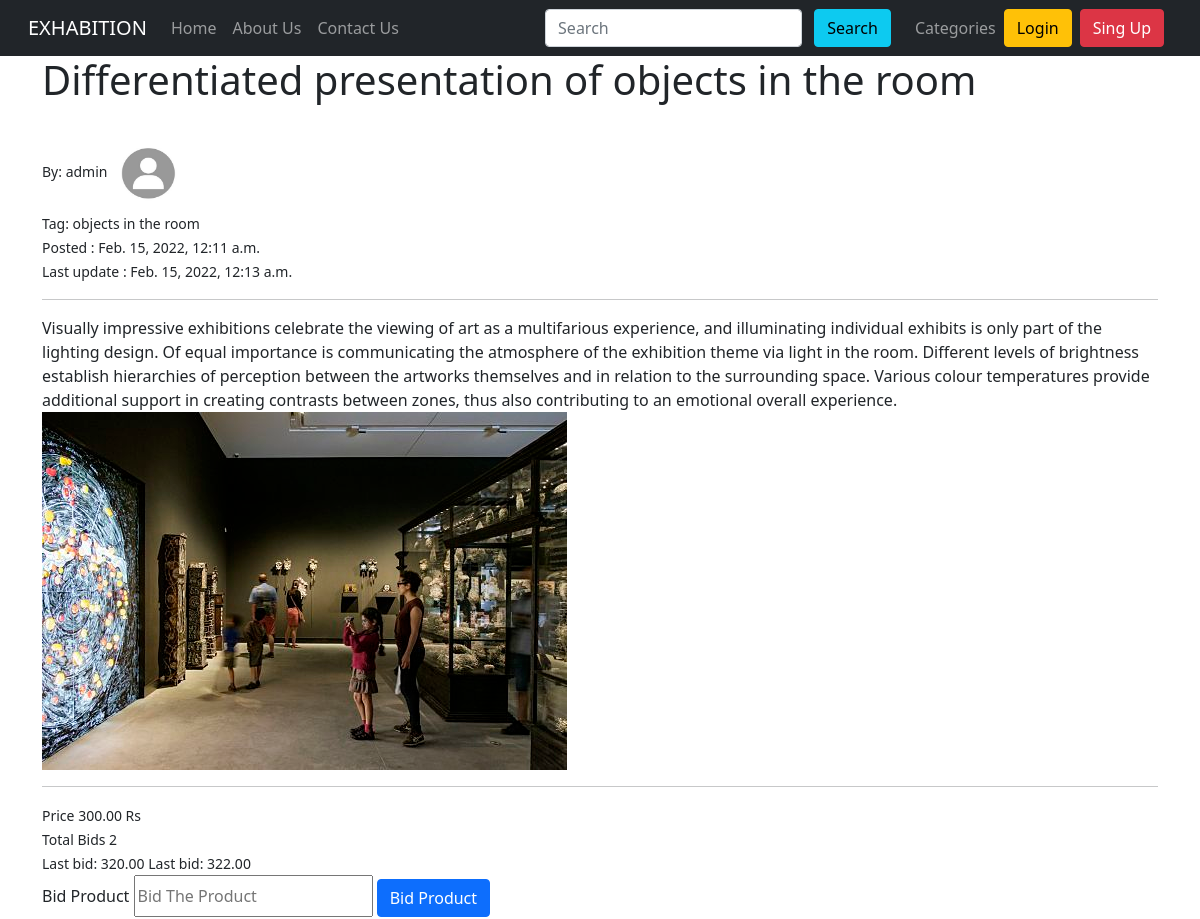
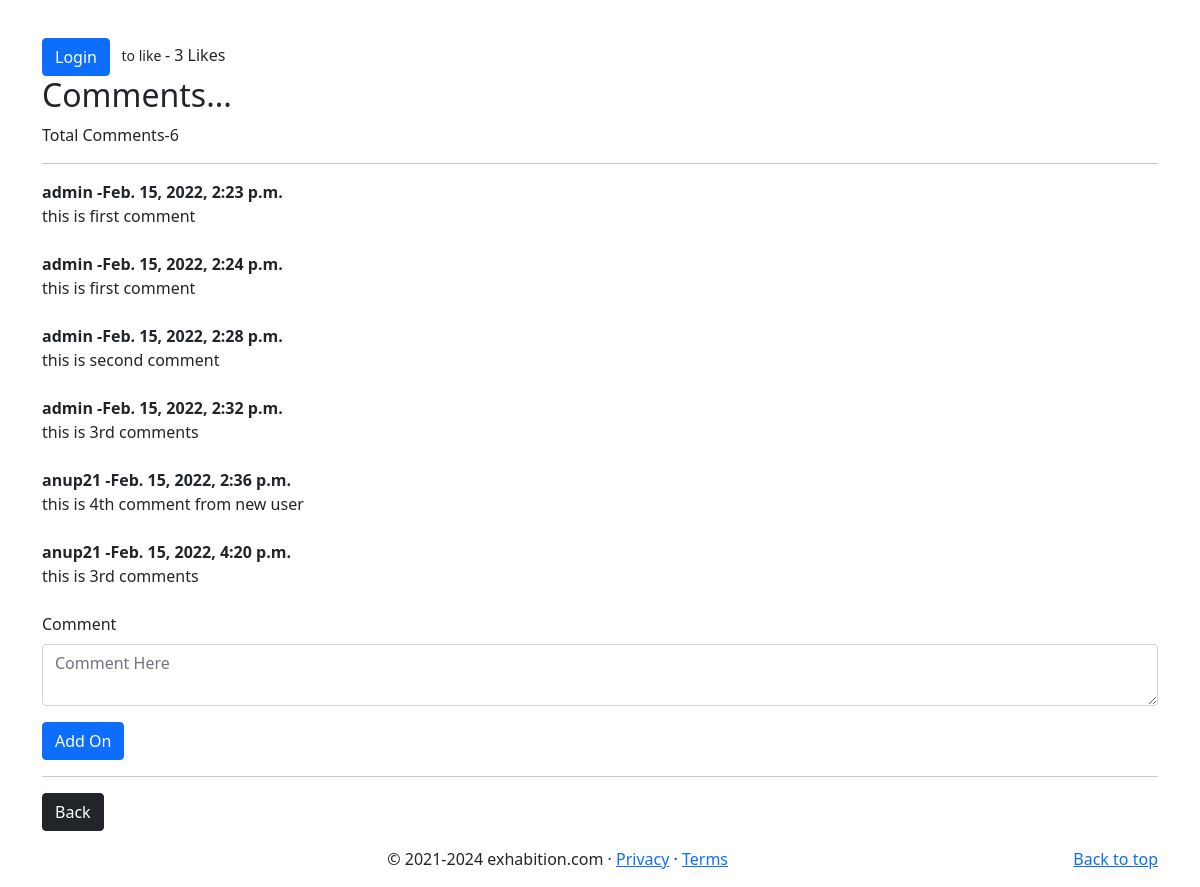
/Product/5, run on the app's committed database (2 pictures, top to bottom).
### home/models.py (models this page shows, shortened)
class Product(models.Model):
    title=models.CharField(max_length=255)
    product_image=models.ImageField(null=True, blank=True,upload_to='images/')
    title_tag=models.CharField(max_length=255)
    author=models.ForeignKey(User, on_delete=models.CASCADE)
    desc=RichTextField(blank=True, null=True)
    price=models.DecimalField(max_digits=8, decimal_places=2)
    category=models.CharField(max_length=255)
    likes=models.ManyToManyField(User,related_name='product_posts')
    created_at=models.DateTimeField(auto_now_add=True)
    updated_at = models.DateTimeField(auto_now=True)
    def total_likes(self):
        return self.likes.count()

class Bid(models.Model):
    product=models.ForeignKey(Product, related_name="bids", on_delete=models.CASCADE)
    author=models.ForeignKey(User, on_delete=models.CASCADE)
    bid_price=models.DecimalField(max_digits=8, decimal_places=2)
    parrent=models.ForeignKey('self', on_delete=models.CASCADE, null=True)
    created_at=models.DateTimeField(auto_now_add=True)
    updated_at=models.DateTimeField(auto_now=True)

class Comment(models.Model):
    product=models.ForeignKey(Product, related_name="comments", on_delete=models.CASCADE)
    author=models.ForeignKey(User, on_delete=models.CASCADE)
    body=models.TextField()
    parrent=models.ForeignKey('self', on_delete=models.CASCADE, null=True)
    created_at=models.DateTimeField(auto_now_add=True)

### home/productViews.py (the view)
# urls.py: path('Product/<int:pk>', ProductDetailsView.as_view(), name='Product_Details'),
class ProductDetailsView(DetailView):
    model=Product
    template_name='product/product_details.html'
    def get_context_data(self, *args, **kwargs):
        context=super(ProductDetailsView, self).get_context_data(*args, **kwargs)
        product_post = get_object_or_404(Product, id=self.kwargs['pk'])
        liked=False
        if product_post.likes.filter(id=self.request.user.id).exists():
            liked=True
        total_likes=product_post.total_likes()
        context['total_likes']=total_likes
        context['liked']=liked
        return context

### templates/product/product_details.html (shortened to what this page needs)
{% extends 'base.html' %}
{% load static %}
{% block body %}
<div class='container'>
    <h1>{{ product.title }}</h1>
    <br>
    <small>
        By: {{ product.author.username }}
        {% if user.profile.profile_pic %}
        <img src="{{ user.profile.profile_pic.url }}" class="rounded-circle"  width=75 height=75>
        {% else %}
            <img src="{% static 'img/avatar.jpg' %}" alt="Avatar"  class="rounded-circle"  width=75 height=75>
        {% endif %}
        <br>
        Tag: {{ product.title_tag }}
        <br>
        Posted : {{ product.created_at }} <br>Last update : {{ product.updated_at }}
        <br>
    </small>
    <hr>
    {{ product.desc|safe }}
    <img src=" {{ product.product_image.url }} ">
    <br>
    <hr>
    <small> Price {{ product.price }} Rs </small>
    <br>
    <small> Total Bids {{ product.bids.all.count }} </small>
    <br>
        {% if not product.bids.all %}
        <small>Make Your First Bid</small>
        {% else %}
        {% for bid in product.bids.all  %}
        <small> Last bid: {{ bid.bid_price }} </small>
        {% endfor %}
        {% endif %}
    {% if user.is_authenticated %}
        <small>
                        <div class="form-group">
                            <form action="{% url 'bid_product' product.pk %}" method="POST" >
                                {% csrf_token %}
                                    <input type="hidden" name="productId" value="{{ product.pk }}">
                                    <label for="bid_product">Bid Product</label>
                                        <input type="number" class="col-form-label" id="bid_price" min="{{ product.price }} " name="bid_price" placeholder="Bid The Product"></input>
                                    <small><button class="btn btn-warning sm sm mr-2">Bid Product</button>
                                    </small>
                                </form>
                        </div>
                        {% else %}
                        <div class="form-group">
                            <form>
                                <label for="bid_product">Bid Product</label>
                                        <input type="number" class="col-form-label" id="bid_price" min="{{ product.price }}" name="bid_price" placeholder="Bid The Product"></input>
                                    <small>
                                        <button type="button" class="btn btn-primary sm mr-2" data-toggle="modal" data-target="#loginModal">Bid Product</button>
                                    </small>
                            </form>
                        </div>
    {% endif %}
    <form action="{% url 'like_product' product.pk %}" method="POST">
        <br>
        {% if user.is_authenticated %}
            {% if liked %}
            {{ total_likes }} Likes
            <br>
                <button type="submit", name="product_id", value="{{ product.id }}" class="btn btn-danger btn-sm" >Unlike</button>
                <br>
            {% else %}
            {{ total_likes }} Likes
            <br>
                <button type="submit", name="product_id", value="{{ product.id }}" class="btn btn-primary btn-sm" >Like</button>
            {% endif %}
        {% else %}
            <small>
                <button type="button" class="btn btn-primary sm mr-2" data-toggle="modal" data-target="#loginModal">Login</button>
                to like
            </small>
            - {{ total_likes }} Likes
        {% endif %}
        </form>
        <h2>Comments...</h2>
        Total Comments-{{ product.comments.all.count }}
        <br>
        <hr>
        {% if not product.comments.all %}
                No Comments Yet..
                <br>
                <div class="form-group">
                    <form action="{% url 'add_comment' product.pk %}" method="POST" >
                        {% csrf_token %}
                        <div class="form-group">
                            <input type="hidden" name="productId" value="{{ product.pk }}">
                            <label for="comment">Comment</label>
                            <div class="input-group">
                                <textarea class="form-control" aria-label="With textarea" id="comment" name="comment" placeholder="Comment Here"></textarea>
                            </div>
                        </div>
                    <button class="btn btn-success">Add One</button>
                    </form>
                </div>
                {% else %}
                        {% for comment in product.comments.all %}
                            <strong>
                                {{comment.author}} -{{ comment.created_at }}
                            </strong>
                            <br>
                            {{ comment.body }}
                            <br><br>
                        {% endfor %}
                        {% if user.is_authenticated %}
                        <div class="form-group">
                            <form action="{% url 'add_comment' product.pk %}" method="POST" >
                                {% csrf_token %}
                                <div class="form-group">
                                    <input type="hidden" name="productId" value="{{ product.pk }}">
                                    <label for="comment">Comment</label>
                                    <div class="input-group">
                                        <textarea class="form-control" aria-label="With textarea" id="comment" name="comment" placeholder="Comment Here"></textarea>
                                    </div>
                                </div>
                            <button class="btn btn-success">Add One</button>
                            </form>
                        </div>
                        {% else %}
                        <div class="form-group">
                            <form>
                                <div class="form-group">
                                    <label for="comment">Comment</label>
                                    <div class="input-group">
                                        <textarea class="form-control" aria-label="With textarea" id="comment" name="comment" placeholder="Comment Here"></textarea>
                                    </div>
                                </div>
                                <button type="button" class="btn btn-primary sm mr-2" data-toggle="modal" data-target="#loginModal">Add On</button>
                            </form>
                        </div>
                        {% endif %}
                {% endif %}
        <hr>
    <a href="{% url 'homeView' %}" class="btn btn-dark">Back</a>
</div>
{% endblock body %}

### templates/base.html (shortened to what this page needs)
<!doctype html>
<html lang="en">
  <head>
    <link rel="stylesheet" href="https://stackpath.bootstrapcdn.com/bootstrap/4.4.1/css/bootstrap.min.css">
    <link href="https://cdn.jsdelivr.net/npm/bootstrap@5.1.3/dist/css/bootstrap.min.css" rel="stylesheet">
  </head>
  <body>
    {% include 'nav.html' %}
  {% block body %}
  {% endblock body%}
  <footer class="container mt-3 bottom">
    <p class="float-right"><a href="#">Back to top</a></p>
    <p class="text-center">&copy; 2021-2024 exhabition.com &middot; <a href="#">Privacy</a> &middot; <a href="#">Terms</a></p>
  </footer>
  </body>
</html>

### templates/nav.html (shortened to what this page needs)
{% load static %}
<nav class="navbar navbar-expand-lg navbar-dark bg-dark">
        <div class="container-fluid">
            <a class="navbar-brand" href="/">EXHABITION</a>
            <div class="collapse navbar-collapse" id="navbarSupportedContent">
                <ul class="navbar-nav me-auto mb-2 mb-lg-0">
                    <li class="nav-item ">
                      <a class="nav-link {% block homeactive %}{% endblock homeactive %} " aria-current="page" href="/">Home</a>
                    </li>
                    <li class="nav-item ">
                      <a class="nav-link {% block aboutactive %}{% endblock aboutactive %}" href="/about">About Us</a>
                    </li>
                     <li class="nav-item ">
                      <a class="nav-link {% block contactactive %}{% endblock contactactive %}" href="/contact">Contact Us</a>
                    </li>
                  </ul>
                <div class="ml auto form-inline">
                    <form method="get" action="/search" class=" my-2 mx-3 my-lg-0">
                        <input class="form-control mr-sm-2" type="search" placeholder="Search" aria-label="Search"
                            name="query" id="query">
                        <button class="btn btn-info my-2 my-sm-0" type="submit">Search</button>
                    </form>
                    {% if cats_menu %}
                    <li class="nav-item dropdown">
                      <button class="btn btn-secondary dropdown-toggle mr-2" type="button" id="dropdownMenuButton1" data-bs-toggle="dropdown" aria-expanded="false">
                        Categories
                      </button>
                      <ul class="dropdown-menu" aria-labelledby="navbarDropdown">
                        {% for cats in cats_menu %}
                      <li><a class="dropdown-item" href="{% url 'category' cats|slugify %}">{{ cats }}</a> </li>
                      {% endfor %}
                    </ul>
                    </li>
                    {% else %}
                    <ul class="navbar-nav me-auto mb-2 mb-lg-0">
                    <li class="nav-item">
                      <a class="nav-link" href="{% url 'category_list' %}">Categories</a>
                    </li>
                  </ul>
                    {% endif %}
                    {% if user.is_authenticated %}
                    <ul class="navbar-nav mr-2">
                        <li class="nav-item dropdown">
                            <a class="nav-link dropdown-toggle" href="#" id="navbarDropdown" role="button"
                                data-toggle="dropdown" aria-haspopup="true" aria-expanded="false">
                                Logged in as {{request.user}}
                            </a>
                            <div class="dropdown-menu" aria-labelledby="navbarDropdown">
                                <form action='/logout' method='post'>
                                    {% csrf_token %}
                                    <div class="form-group">
                                        <input type="hidden" name="value">
                                    </div>
                                    <button class="dropdown-item" type="submit">Logout</button>
                                </form>
                                <a class="dropdown-item" href="{% url 'View_Profile' user.pk %}">View Profile</a>
                            </div>
                        </li>
                    </ul>
                    {% else %}
                    <button type="button" class="btn btn-warning mr-2" data-toggle="modal" data-target="#loginModal">
                        Login
                    </button>
                    <button type="button" class="btn btn-danger mr-2" data-toggle="modal" data-target="#singupModal">
                        Sing Up
                    </button> {% endif %}
                </div>
            </div>
        </div>
</nav>

### templates/signup.html (shortened to what this page needs)
{% load static %}

### templates/login.html (shortened to what this page needs)
{% load static %}

### data on the page
Product: title "Differentiated presentation of objects in the room", author.username "admin", title_tag "objects in the room", created_at "Feb. 15, 2022, 12:11 a.m.", updated_at "Feb. 15, 2022, 12:13 a.m.", desc "Visually impressive exhibitions celebrate the viewing of art as a multifarious experience, and illuminating individual exhibits is only part of the lighting design. Of equal importance is communicating the atmosphere of the exhibition theme via light in the room. Different levels of brightness establish hierarchies of perception between the artworks themselves and in relation to the surrounding space. Various colour temperatures provide additional support in creating contrasts between zones, thus also contributing to an emotional overall experience.", product_image (picture), price "300.00", bids.all.count "2", comments.all.count "6"
Bid: bid_price "320.00"
Bid: bid_price "322.00"
Comment: author "admin", created_at "Feb. 15, 2022, 2:23 p.m.", body "this is first comment"
Comment: author "admin", created_at "Feb. 15, 2022, 2:24 p.m.", body "this is first comment"
Comment: author "admin", created_at "Feb. 15, 2022, 2:28 p.m.", body "this is second comment"
Comment: author "admin", created_at "Feb. 15, 2022, 2:32 p.m.", body "this is 3rd comments"
Comment: author "anup21", created_at "Feb. 15, 2022, 2:36 p.m.", body "this is 4th comment from new user"
Comment: author "anup21", created_at "Feb. 15, 2022, 4:20 p.m.", body "this is 3rd comments"

### other printed values
{{ total_likes }} "3"
